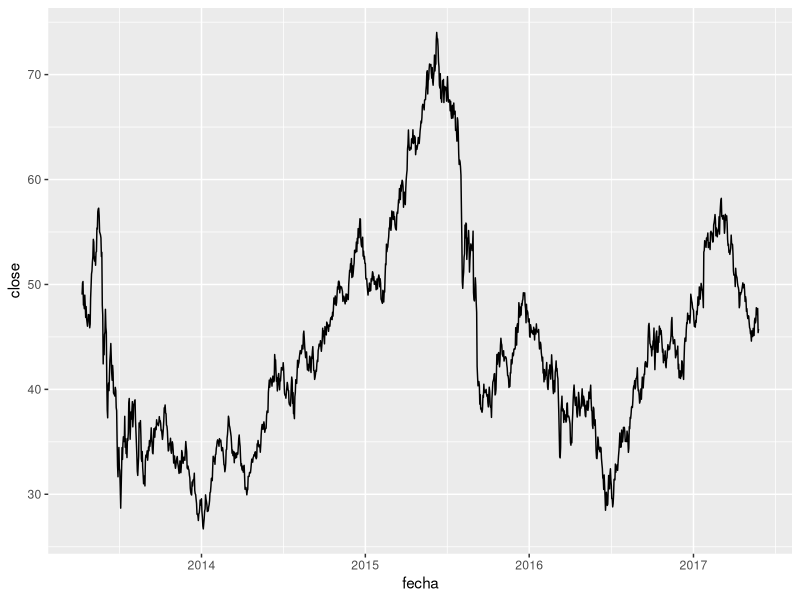
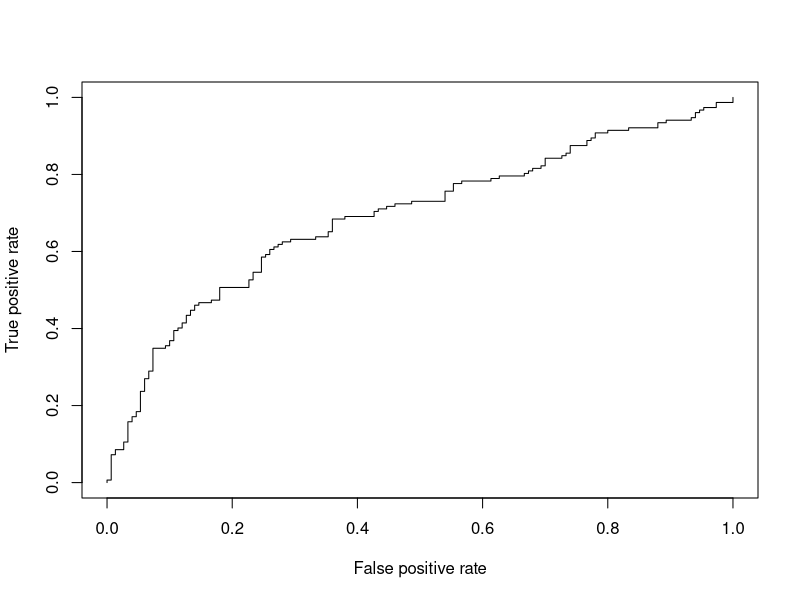
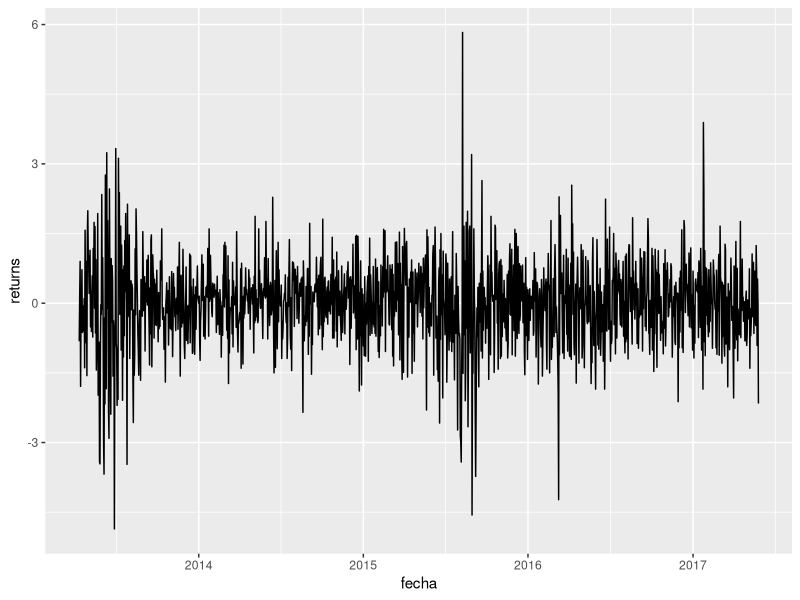

Source code (R) for these figures, in order:
## ---- chunk 1
# install.packages(c("caTools", "tseries", "readxl", "data.table", "plotly"))
require(caTools)
require(tseries)
require(readxl)
require(data.table)
require(ggplot2)
require(corrplot)
library(ROCR)

d <- data.table(readxl::read_excel(path = "Datos.xlsx", sheet = 1))

# mostrar las primeras 6 filas de las primeras 7 columnas.
head(d[, .(fecha, open, high, low, close, volume)])
## ---- chunk 2

ggplot(data = d, aes(x = fecha, y = close)) + geom_line()

## ---- chunk 3
train <- d[1:floor(nrow(d)*0.8),]
test <- d[(floor(nrow(d)*0.8)+1):nrow(d)]
## ---- chunk 4
model <- glm(close_trend ~ ., family = binomial(link = 'logit'), data = train[, -1, with = FALSE])
summary(model)
## ---- chunk 5
require(pscl)
pR2(model)["McFadden"]
## ---- chunk 6
fitted.results <- predict(model,newdata=test[, c(-1, -7), with = FALSE],type='response')
fitted.results <- ifelse(fitted.results > 0.5, 1, 0) # Cota de 50%
misClasificError <- mean(fitted.results != test$close_trend)
print(paste0('Precisión: ',round(100*(1-misClasificError), 1), "%"))
## ---- chunk 7
p <- predict(model,newdata=test[, c(-1, -7), with = FALSE],type='response')
pr <- prediction(p, test$close_trend)
prf <- performance(pr, measure = "tpr", x.measure = "fpr")
plot(prf)

auc <- performance(pr, measure = "auc")
auc <- auc@y.values[[1]]
auc
## ---- chunk 8
d$returns <- c(NA, diff(d$open, lag = 1))

print(adf.test(d$close))
# Por resultado del Augmented Dickey-Fuller Test la serie no es estacional. A stationary time series means a time series without trend, one having a constant mean and variance over time, which makes it easy for predicting values. Tomado de: https://www.r-bloggers.com/forecasting-stock-returns-using-arima-model/

logical <- !is.na(d$returns)
print(adf.test(d[logical, returns]))
qplot(y = returns, x = fecha, geom = "line", data = d[logical])
# Ya es estacional por el p-valor inferior a cero.
rm(logical)
 
set.seed(101) 
sample = sample.split(d$returns, SplitRatio = .80)
train = subset(d$returns, sample == TRUE)
test  = subset(d$returns, sample == FALSE)
 
